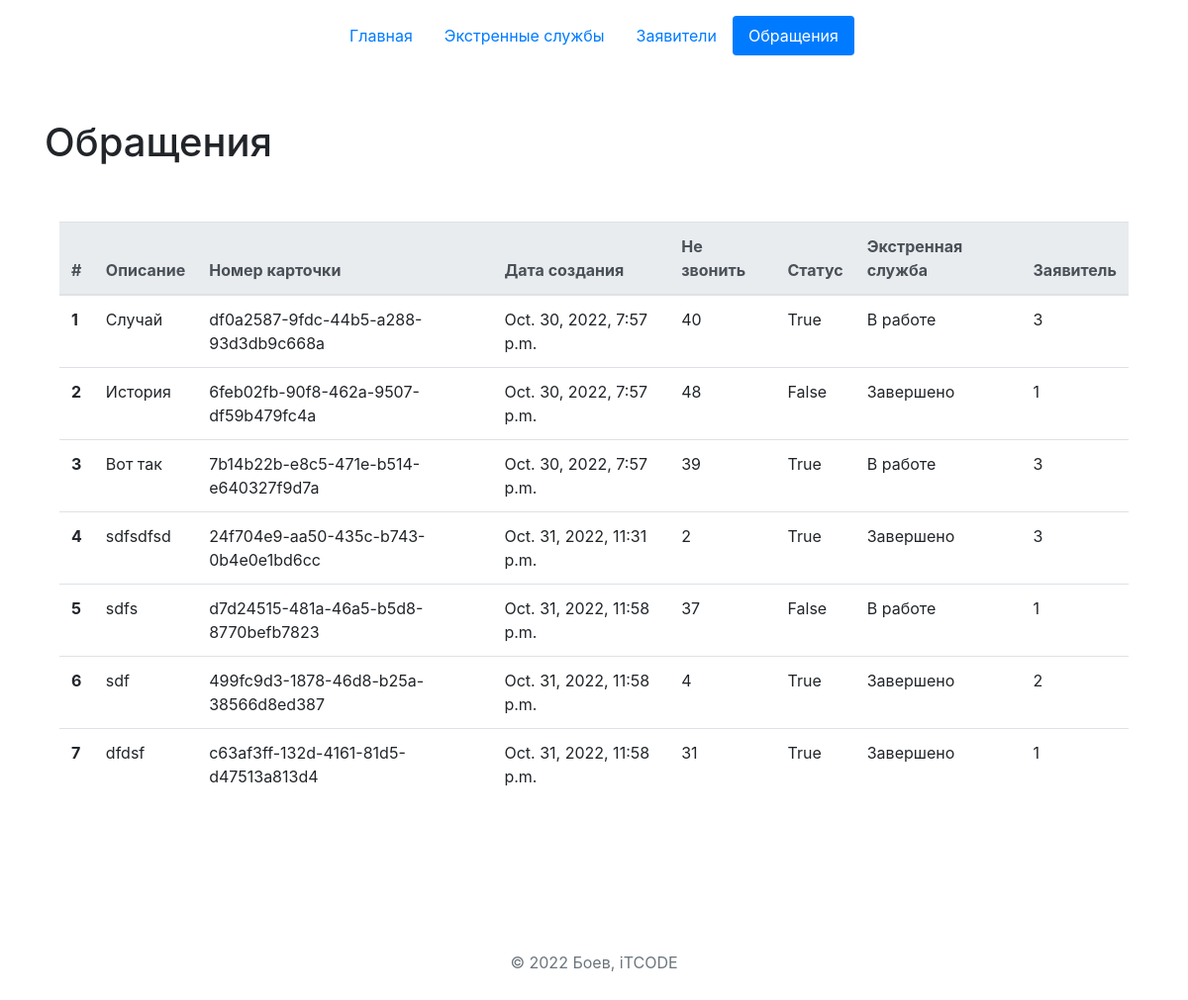
Page /models_3/ on the committed database.
### emergency_request/models.py (models this page shows)
class Request(models.Model):
    text = models.TextField(
        'Описание',
        help_text='Текст описания вашего обращения',
        blank=True
    )
    number = models.UUIDField(
        'Номер карточки',
        default=uuid.uuid4,
        editable=False,
        unique=True,
        db_index=True,
    )
    dc = models.DateTimeField('Дата создания', auto_now_add=True)
    injured = models.PositiveIntegerField(
        'Количество пострадавших',
    )
    do_not_call = models.BooleanField('Не звонить', default=False)
    status = models.CharField(
        'Статус',
        max_length=255,
        choices=consts.STATUS_CHOICES,
        default=consts.IN_WORK,
    )
    emergency_service = models.ManyToManyField(
        'EmergencyService',
        related_name='requests',
        verbose_name='Экстренная служба',
    )
    applicant = models.ForeignKey(
        'Applicant',
        related_name='requests',
        on_delete=models.CASCADE,
        verbose_name='Заявитель',
    )
    class Meta:
        verbose_name = 'Обращение'
        verbose_name_plural = 'Обращения'
        ordering = ('dc',)

### emergency_request/views.py (the view)
# urls.py: path('models_3/', views.models_3, name='models_3'),
def models_3(request):
    requests = Request.objects.all().order_by('id')
    context = {
        'requests': requests,
        'navbar': 'models_3'}
    return render(request, 'emergency_request/models_3.html', context)

### emergency_request/templates/emergency_request/models_3.html (shortened to what this page needs)
{% extends 'base.html' %}
{% load emergency_extras %}
{% block nav %}
    {% include 'includes/nav_models.html' %}
{% endblock %}
{% block content %}
<div class="container py-5">
    <h1>
        Обращения
    </h1>
    <div class="container py-5 align-items-center">
        {% if requests %}
        <table class="table">
            <thead class="thead-light col-md-5">
            <tr>
                <th scope="col">#</th>
                <th scope="col">Описание</th>
                <th scope="col">Номер карточки</th>
                <th scope="col">Дата создания</th>
                <th scope="col">Не звонить</th>
                <th scope="col">Статус</th>
                <th scope="col">Экстренная служба</th>
                <th scope="col">Заявитель</th>
            </tr>
            </thead>
            <tbody>
            {% for request in requests %}
            <tr>
                <th scope="row">{{ request.id }}</th>
                <td>{{ request.text }}</td>
                <td>{{ request.number }}</td>
                <td>{{ request.dc }}</td>
                <td>{{ request.injured }}</td>
                <td>{{ request.do_not_call }}</td>
                <td>{{ request.status }}</td>
                <td>{{ request.applicant_id }}</td>
            </tr>
            {% endfor %}
            </tbody>
        </table>
        {% else %}
            <p>Not available.</p>
        {% endif %}
    </div>
    {% endblock content %}

### rows in the picture
Request: id "1", text "Случай", number "df0a2587-9fdc-44b5-a288-93d3db9c668a", dc "Oct. 30, 2022, 7:57 p.m.", injured "40", do_not_call "True", status "В работе", applicant_id "3"
Request: id "2", text "История", number "6feb02fb-90f8-462a-9507-df59b479fc4a", dc "Oct. 30, 2022, 7:57 p.m.", injured "48", do_not_call "False", status "Завершено", applicant_id "1"
Request: id "3", text "Вот так", number "7b14b22b-e8c5-471e-b514-e640327f9d7a", dc "Oct. 30, 2022, 7:57 p.m.", injured "39", do_not_call "True", status "В работе", applicant_id "3"
Request: id "4", text "sdfsdfsd", number "24f704e9-aa50-435c-b743-0b4e0e1bd6cc", dc "Oct. 31, 2022, 11:31 p.m.", injured "2", do_not_call "True", status "Завершено", applicant_id "3"
Request: id "5", text "sdfs", number "d7d24515-481a-46a5-b5d8-8770befb7823", dc "Oct. 31, 2022, 11:58 p.m.", injured "37", do_not_call "False", status "В работе", applicant_id "1"
Request: id "6", text "sdf", number "499fc9d3-1878-46d8-b25a-38566d8ed387", dc "Oct. 31, 2022, 11:58 p.m.", injured "4", do_not_call "True", status "Завершено", applicant_id "2"
Request: id "7", text "dfdsf", number "c63af3ff-132d-4161-81d5-d47513a813d4", dc "Oct. 31, 2022, 11:58 p.m.", injured "31", do_not_call "True", status "Завершено", applicant_id "1"
